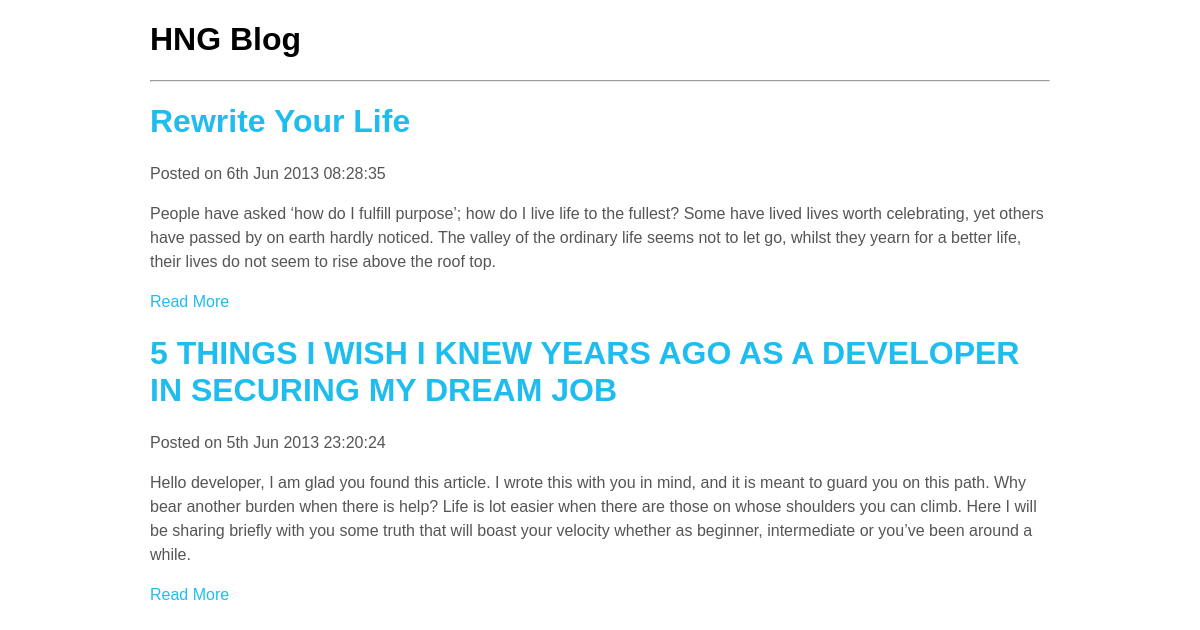
The page / on the database its author committed.
### tables this page shows
CREATE TABLE `blog_posts` (
  `postID` int(11) UNSIGNED NOT NULL,
  `postTitle` varchar(255) DEFAULT NULL,
  `postDesc` text,
  `postCont` text,
  `postDate` datetime DEFAULT NULL
);

### index.php (the view, shortened to what this page needs)
<?php require('includes/config.php'); ?>
<!DOCTYPE html>
<html lang="en">
<head>
    <link rel="stylesheet" href="style/normalize.css">
    <link rel="stylesheet" href="style/main.css">
</head>
<body>
	<div id="wrapper">
		<h1>HNG Blog</h1>
		<hr />
		<?php
			try {
				$stmt = $db->query('SELECT postID, postTitle, postDesc, postDate FROM blog_posts ORDER BY postID DESC');
				while($row = $stmt->fetch()){
					echo '<div>';
						echo '<h1><a href="viewpost.php?id='.$row['postID'].'">'.$row['postTitle'].'</a></h1>';
						echo '<p>Posted on '.date('jS M Y H:i:s', strtotime($row['postDate'])).'</p>';
						echo '<p>'.$row['postDesc'].'</p>';
						echo '<p><a href="viewpost.php?id='.$row['postID'].'">Read More</a></p>';
					echo '</div>';
				}
			} catch(PDOException $e) {
			    echo $e->getMessage();
			}
		?>
	</div>
</body>
</html>

### style/main.css (style rules this page uses)
#wrapper { margin:auto; width:900px; }
p,li { color: #555555; font-size: 16px; line-height: 1.5em; }
a { color: #1fbdef; text-decoration: none; }

### rows shown on the page
blog_posts: postTitle "Rewrite Your Life", postDate "6th Jun 2013 08:28:35", postDesc "People have asked ‘how do I fulfill purpose’; how do I live life to the fullest? Some have lived lives worth celebrating, yet others have passed by on earth hardly noticed. The valley of the ordinary life seems not to let go, whilst they yearn for a better life, their lives do not seem to rise above the roof top."
blog_posts: postTitle "5 THINGS I WISH I KNEW YEARS AGO AS A DEVELOPER IN SECURING MY DREAM JOB", postDate "5th Jun 2013 23:20:24", postDesc "Hello developer, I am glad you found this article. I wrote this with you in mind, and it is meant to guard you on this path. Why bear another burden when there is help? Life is lot easier when there are those on whose shoulders you can climb. Here I will be sharing briefly with you some truth that will boast your velocity whether as beginner, intermediate or you’ve been around a while."
